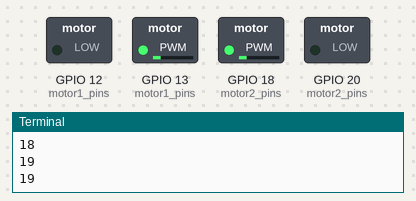
This program was run on a simulated Raspberry Pi (BCM pin numbers). Shown: switched loads named in the program (green lamp = pin HIGH), the last lines printed to the terminal. At 8.0 s the program stops and its outputs stay as they are.

Above: at 1.95 s.
At 5.0 s:
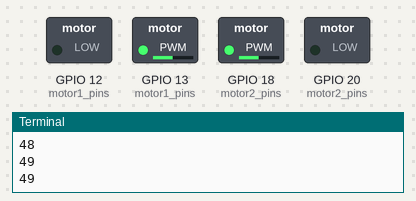
At 8.1 s:
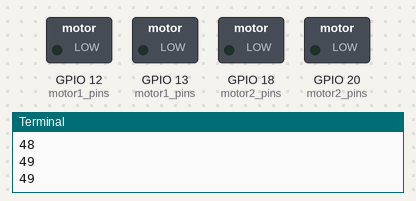
Timing chart, 0 to 9.5 s (numbered marks = the images above):
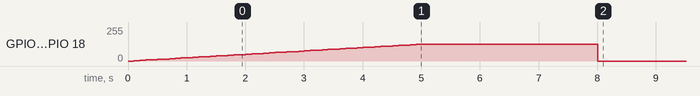

Measured:
- by itself, GPIO 13 (motor1_pins), GPIO 18 (motor2_pins): rises from 0/255 to 125/255 in 4.8 s, then falls to 0/255 in 3.1 s

The program:

dual_motor_test.py
```python
import RPi.GPIO as GPIO
import time

class DualMotorDriver:
    def __init__(self, motor1_pins, motor2_pins, frequency=1000):
        GPIO.setmode(GPIO.BCM)

        self.motors = {
            "motor1": {"in1": motor1_pins[0], "in2": motor1_pins[1]},
            "motor2": {"in1": motor2_pins[0], "in2": motor2_pins[1]}
        }

        for motor in self.motors.values():
            GPIO.setup(motor["in1"], GPIO.OUT)
            GPIO.setup(motor["in2"], GPIO.OUT)

        self.pwm = {
            "motor1": {"in1": GPIO.PWM(self.motors["motor1"]["in1"], frequency),
                        "in2": GPIO.PWM(self.motors["motor1"]["in2"], frequency)},
            "motor2": {"in1": GPIO.PWM(self.motors["motor2"]["in1"], frequency),
                        "in2": GPIO.PWM(self.motors["motor2"]["in2"], frequency)}
        }

        for motor in self.pwm.values():
            motor["in1"].start(0)
            motor["in2"].start(0)

    def set_motor_speed(self, motor, speed):
        """Set speed and direction for the motor (-100 to 100)"""
        if motor not in self.motors:
            raise ValueError("Invalid motor selection. Choose 'motor1' or 'motor2'")

        speed = max(-100, min(100, speed))  # Constrain speed to -100 to 100
        duty_cycle = abs(speed)
        print(duty_cycle)
        if speed > 0:
            self.pwm[motor]["in1"].ChangeDutyCycle(duty_cycle)
            self.pwm[motor]["in2"].ChangeDutyCycle(0)
        elif speed < 0:
            self.pwm[motor]["in1"].ChangeDutyCycle(0)
            self.pwm[motor]["in2"].ChangeDutyCycle(duty_cycle)
        else:
            self.pwm[motor]["in1"].ChangeDutyCycle(0)
            self.pwm[motor]["in2"].ChangeDutyCycle(0)

    def stop(self):
        for motor in self.pwm.values():
            motor["in1"].ChangeDutyCycle(0)
            motor["in2"].ChangeDutyCycle(0)

    def cleanup(self):
        self.stop()
        GPIO.cleanup()

# Example Usage
if __name__ == "__main__":
    motor_driver = DualMotorDriver(motor1_pins=(12, 13), motor2_pins=(18, 20))
    try:
        for i in range(0, 50):
            motor_driver.set_motor_speed("motor1", -i)  # Forward at 50% speed
            motor_driver.set_motor_speed("motor2", i) # Reverse at 50% speed
            time.sleep(0.1)
        time.sleep(3)
        motor_driver.stop()
    except KeyboardInterrupt:
        motor_driver.cleanup()
    finally:
        motor_driver.cleanup()
```
